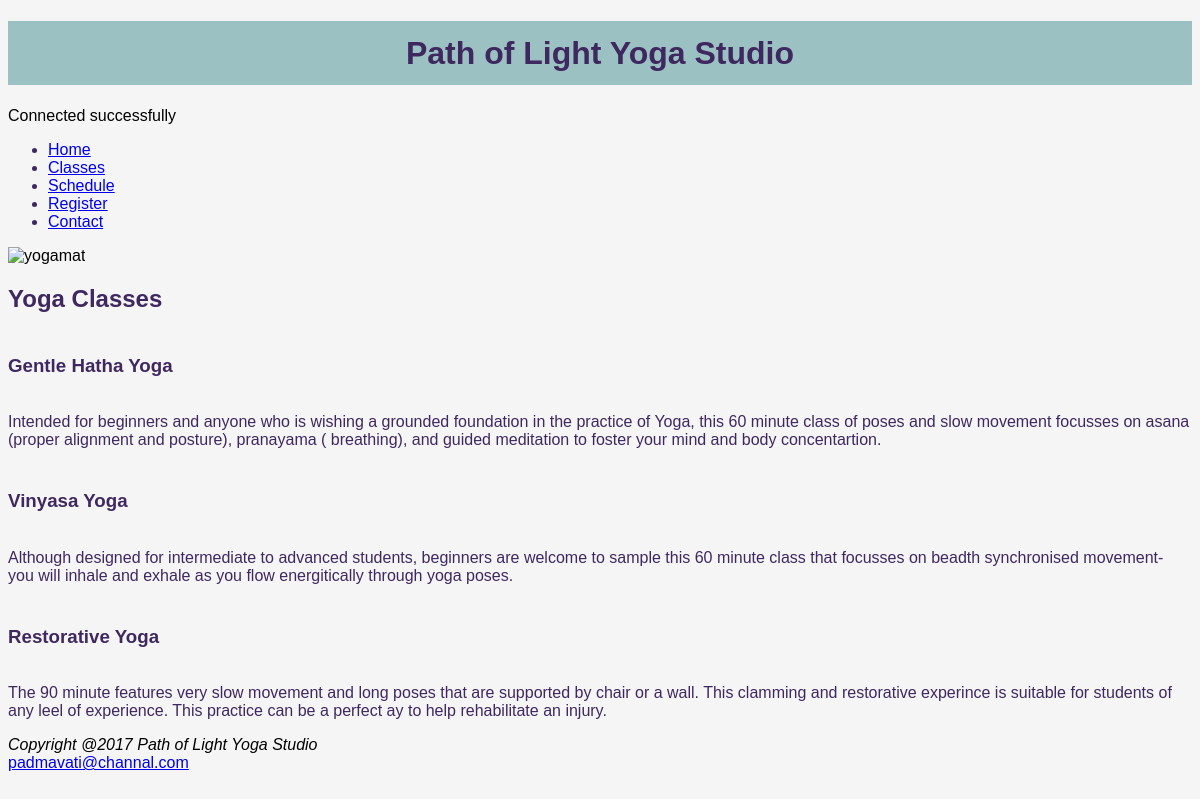
Screenshot of /Classes.php with the database file from the repository.
### tables this page shows
CREATE TABLE `Class` (
  `ClassId` int(100) NOT NULL,
  `Classname` varchar(100) NOT NULL,
  `Description` varchar(1000) NOT NULL
);

### Classes.php (the view, shortened to what this page needs)
<!doctype html>
<html lang="en-US">
<head>
    <link rel="stylesheet" type="text/css" href="yoga.css">
</head>
<div class= "wrapper">
<body>
  <div class = "header">
   <h1> Path of Light Yoga Studio </h1>
  </div>
    <?php
$servername = "localhost";
$username = "root";
$password = "";
$database = "Yoga";
$conn = new mysqli($servername, $username, $password, $database);
echo "Connected successfully";
?>
  <div class = "menu col-2">
          <ul>
            <li>
              <a href="http://localhost:1234/Channal_PathOfLight/Index.php">Home</a>
            </li>
            <li>
              <a href="http://localhost:1234/Channal_PathOfLight/Classes.php"> Classes</a>
            </li>
            <li>
              <a href="http://localhost:1234/Channal_PathOfLight/Schedule.php">Schedule</a>
            </li>
            <li>
              <a href="http://localhost:1234/Channal_PathOfLight/Register.php">Register</a>
            </li>
            <li>
              <a href="http://localhost:1234/Channal_PathOfLight/Contact.php" >Contact</a>
            </li>
          </ul>
        </div>
  <div class = "col-10">
     <img src="yogamat.jpg" alt="yogamat" width="75%">
<div class = "classDescription">
  <h2>Yoga Classes</h2>
    <h3> <?php
      $sql = "SELECT Classname FROM Class where ClassId = 1";
      $result = $conn->query($sql);
      if ($result->num_rows > 0) {
          while($row = $result->fetch_assoc()) {
          echo "<br>". $row["Classname"]."<br>";
          }
      }
      else {
        echo "0 results";
      }
  ?> </h3>
	<p>
    <?php
      $sql = "SELECT Description FROM Class where ClassName ='Gentle Hatha Yoga'";
      $result = $conn->query($sql);
      if ($result->num_rows > 0) {
          while($row = $result->fetch_assoc()) {
          echo "<br>". $row["Description"]."<br>";
          }
      }
      else {
        echo "0 results";
      }
  ?>
</p>
  <h3><?php
      $sql = "SELECT Classname FROM Class where ClassId = 2";
      $result = $conn->query($sql);
      if ($result->num_rows > 0) {
          while($row = $result->fetch_assoc()) {
          echo "<br>". $row["Classname"]."<br>";
          }
      }
      else {
        echo "0 results";
      }
  ?></h3>
    <p>
    <?php
      $sql = "SELECT Description FROM Class where ClassName ='Vinyasa Yoga'";
      $result = $conn->query($sql);
      if ($result->num_rows > 0) {
          while($row = $result->fetch_assoc()) {
          echo "<br>". $row["Description"]."<br>";
          }
      }
      else {
        echo "0 results";
      }
  ?>
</p>
  <h3> <?php
      $sql = "SELECT Classname FROM Class where ClassId = 3";
      $result = $conn->query($sql);
      if ($result->num_rows > 0) {
          while($row = $result->fetch_assoc()) {
          echo "<br>". $row["Classname"]."<br>";
          }
      }
      else {
        echo "0 results";
      }
  ?></h3>
   <p>
    <?php
      $sql = "SELECT Description FROM Class where ClassName ='Restorative Yoga'";
      $result = $conn->query($sql);
      if ($result->num_rows > 0) {
          while($row = $result->fetch_assoc()) {
          echo "<br>". $row["Description"]."<br>";
          }
      }
      else {
        echo "0 results";
      }
  ?>
</p>
 </div>
  </div>
   <div class = "col-12 footer">
          <i>Copyright @2017 Path of Light Yoga Studio</i>
          <a href="mailto:padmavati@channal.com"> padmavati@channal.com </a>
        </div>
</body>
</div>
</html>

### yoga.css (style rules this page uses)
body { background-color: #F5F5F5; font-family:Verdana,Arial,"sans-serif"; }
h1 { background-color: #9BC1C2; line-height: 200%; text-align: center; }
h1,h2,nav,h3,pre,p,ul,address,footer,#NoUnderlineLink { color:#3F2860; font-style: normal; text-decoration: none; }

### rows the page displays
class: Classname "Gentle Hatha Yoga"
class: Classname "Vinyasa Yoga"
class: Classname "Restorative Yoga"
